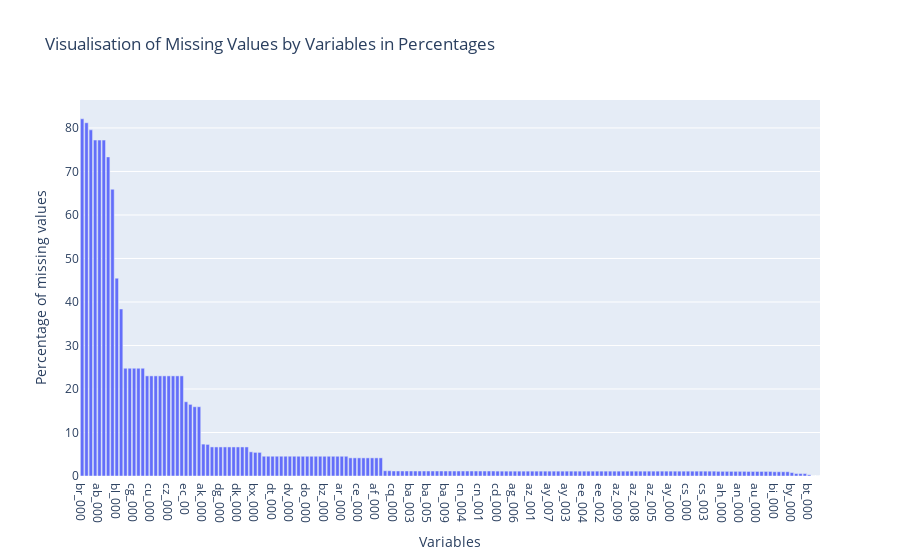

Notebook code for this chart:
### Markdown cell above
Next i'm going visualise variables sorted by percentage of missing values in them. To do this i'm using plotly interactive graph.

### Code cell
visual = (clean_df.isna().sum() / df.shape[0] * 100).to_frame().reset_index()
visual.columns = ["Variables", "Missing Value Percentage"]
visual = visual.sort_values(by="Missing Value Percentage", ascending=False)

fig = px.bar(
    visual,
    x="Variables",
    y="Missing Value Percentage",
    title="Visualisation of Missing Values by Variables in Percentages",
    labels={"Variables": "Variables", "Missing Value Percentage": "Percentage of missing values"},
)

fig.show()

### Figure 1 — Plotly figure (JSON) as saved in the notebook; plotly's stock layout.template omitted (floating-point values rounded to 4 significant figures; data arrays with more than 128 entries replaced by an {"elided": "..."} marker saying what was removed)
{"data": [{"alignmentgroup": "True", "hovertemplate": "Variables=%{x}<br>Percentage of missing values=%{y}<extra></extra>", "legendgroup": "", "marker": {"color": "#636efa", "pattern": {"shape": ""}}, "name": "", "offsetgroup": "", "orientation": "v", "showlegend": false, "textposition": "auto", "type": "bar", "x": {"elided": "171 str values"}, "xaxis": "x", "y": {"elided": "171 float values"}, "yaxis": "y"}], "layout": {"barmode": "relative", "legend": {"tracegroupgap": 0}, "title": {"text": "Visualisation of Missing Values by Variables in Percentages"}, "xaxis": {"anchor": "y", "domain": [0, 1], "title": {"text": "Variables"}}, "yaxis": {"anchor": "x", "domain": [0, 1], "title": {"text": "Percentage of missing values"}}}}
